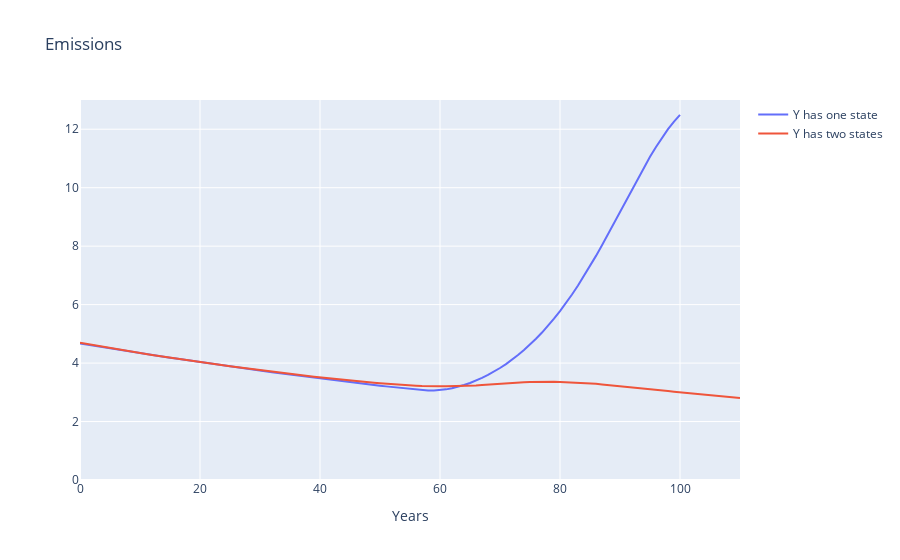

Notebook code for this chart:
### Markdown cell above
Compare the emission trajectories with the one state model:

### Code cell
et_1state = np.load("notebook/et_1state_cal.npy")
fig = go.Figure()
fig.add_trace(go.Scatter(x=np.arange(len(et_1state)), y=et_1state, name="Y has one state"))
fig.add_trace(go.Scatter(x=np.arange(len(simul["et"])), y=simul["et"], name="Y has two states"))
fig.update_yaxes(range=[0,13])
fig.update_xaxes(title="Years")
fig.update_layout(title="Emissions")
